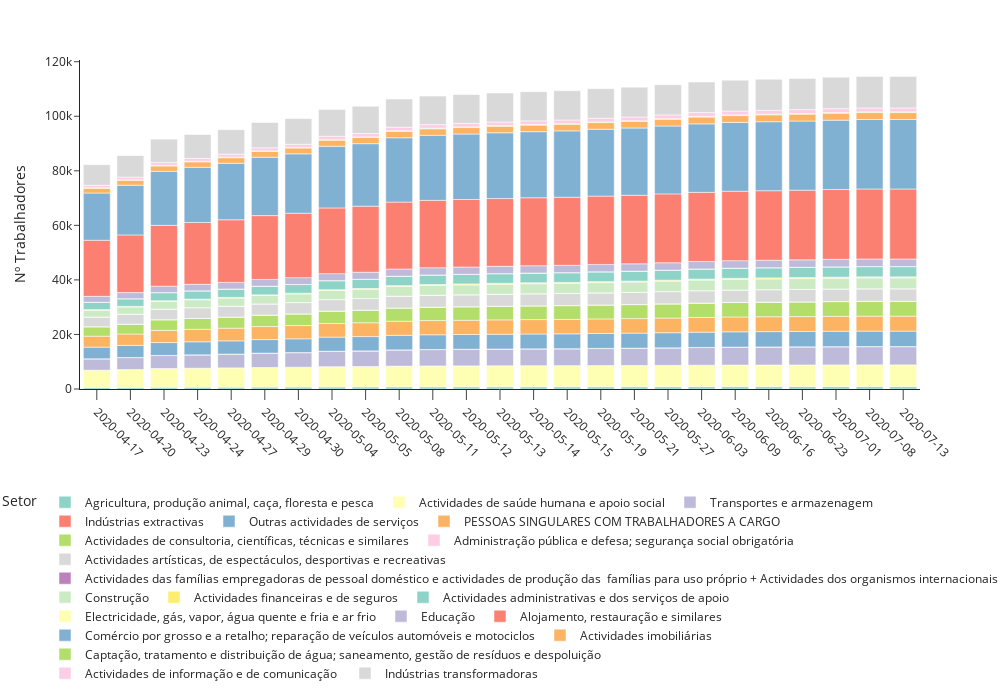

Notebook cell for this chart:
### Code cell
df = df_unpivoted
fig = px.bar(df, x="Date", y="Total", color='Setor',
             height=700,
             width=1000,
             title='',
            color_discrete_sequence=px.colors.qualitative.Set3)
fig.update_layout(template='simple_white', legend_orientation="h",xaxis=dict(type="category", categoryorder="category ascending", tickangle = 90,
        title_text = ""),yaxis = dict(
        title_text = "Nº Trabalhadores"),legend=dict(
        x=0.0,
        y=-0.3))
fig.update_xaxes(ticks="outside", tickwidth=1, ticklen=10, tickangle=45)

fig.show()

### Figure 1 — Plotly figure (JSON) as saved in the notebook; plotly's stock layout.template omitted (floating-point values rounded to 4 significant figures)
{"data": [{"alignmentgroup": "True", "hovertemplate": "Setor=Agricultura, produção animal, caça, floresta e pesca<br>Date=%{x}<br>Total=%{y}<extra></extra>", "legendgroup": "Agricultura, produção animal, caça, floresta e pesca", "marker": {"color": "rgb(141,211,199)"}, "name": "Agricultura, produção animal, caça, floresta e pesca", "offsetgroup": "Agricultura, produção animal, caça, floresta e pesca", "orientation": "v", "showlegend": true, "textposition": "auto", "type": "bar", "x": ["2020-04-17", "2020-04-20", "2020-04-23", "2020-04-24", "2020-04-27", "2020-04-29", "2020-04-30", "2020-05-04", "2020-05-05", "2020-05-08", "2020-05-11", "2020-05-12", "2020-05-13", "2020-05-14", "2020-05-15", "2020-05-19", "2020-05-21", "2020-05-27", "2020-06-03", "2020-06-09", "2020-06-16", "2020-06-23", "2020-07-01", "2020-07-08", "2020-07-13"], "xaxis": "x", "y": [581, 614, 660, 675, 687, 712, 728, 755, 764, 798, 808, 812, 818, 824, 827, 833, 839, 848, 860, 864, 865, 871, 875, 879, 879], "yaxis": "y"}, {"alignmentgroup": "True", "hovertemplate": "Setor=Actividades de saúde humana e apoio social<br>Date=%{x}<br>Total=%{y}<extra></extra>", "legendgroup": "Actividades de saúde humana e apoio social", "marker": {"color": "rgb(255,255,179)"}, "name": "Actividades de saúde humana e apoio social", "offsetgroup": "Actividades de saúde humana e apoio social", "orientation": "v", "showlegend": true, "textposition": "auto", "type": "bar", "x": ["2020-04-17", "2020-04-20", "2020-04-23", "2020-04-24", "2020-04-27", "2020-04-29", "2020-04-30", "2020-05-04", "2020-05-05", "2020-05-08", "2020-05-11", "2020-05-12", "2020-05-13", "2020-05-14", "2020-05-15", "2020-05-19", "2020-05-21", "2020-05-27", "2020-06-03", "2020-06-09", "2020-06-16", "2020-06-23", "2020-07-01", "2020-07-08", "2020-07-13"], "xaxis": "x", "y": [6328, 6534, 6870, 6962, 7063, 7180, 7258, 7428, 7490, 7602, 7647, 7674, 7703, 7727, 7741, 7767, 7789, 7831, 7867, 7922, 7935, 7947, 7963, 7969, 7969], "yaxis": "y"}, {"alignmentgroup": "True", "hovertemplate": "Setor=Transportes e armazenagem<br>Date=%{x}<br>Total=%{y}<extra></extra>", "legendgroup": "Transportes e armazenagem", "marker": {"color": "rgb(190,186,218)"}, "name": "Transportes e armazenagem", "offsetgroup": "Transportes e armazenagem", "orientation": "v", "showlegend": true, "textposition": "auto", "type": "bar", "x": ["2020-04-17", "2020-04-20", "2020-04-23", "2020-04-24", "2020-04-27", "2020-04-29", "2020-04-30", "2020-05-04", "2020-05-05", "2020-05-08", "2020-05-11", "2020-05-12", "2020-05-13", "2020-05-14", "2020-05-15", "2020-05-19", "2020-05-21", "2020-05-27", "2020-06-03", "2020-06-09", "2020-06-16", "2020-06-23", "2020-07-01", "2020-07-08", "2020-07-13"], "xaxis": "x", "y": [4137, 4357, 4734, 4859, 5001, 5203, 5322, 5612, 5680, 5903, 5986, 6041, 6084, 6121, 6153, 6231, 6288, 6362, 6458, 6519, 6560, 6591, 6633, 6662, 6662], "yaxis": "y"}, {"alignmentgroup": "True", "hovertemplate": "Setor=Indústrias extractivas<br>Date=%{x}<br>Total=%{y}<extra></extra>", "legendgroup": "Indústrias extractivas", "marker": {"color": "rgb(251,128,114)"}, "name": "Indústrias extractivas", "offsetgroup": "Indústrias extractivas", "orientation": "v", "showlegend": true, "textposition": "auto", "type": "bar", "x": ["2020-04-17", "2020-04-20", "2020-04-23", "2020-04-24", "2020-04-27", "2020-04-29", "2020-04-30", "2020-05-04", "2020-05-05", "2020-05-08", "2020-05-11", "2020-05-12", "2020-05-13", "2020-05-14", "2020-05-15", "2020-05-19", "2020-05-21", "2020-05-27", "2020-06-03", "2020-06-09", "2020-06-16", "2020-06-23", "2020-07-01", "2020-07-08", "2020-07-13"], "xaxis": "x", "y": [42, 45, 47, 47, 47, 51, 51, 53, 54, 55, 56, 57, 59, 59, 59, 63, 63, 63, 63, 64, 64, 64, 64, 64, 64], "yaxis": "y"}, {"alignmentgroup": "True", "hovertemplate": "Setor=Outras actividades de serviços<br>Date=%{x}<br>Total=%{y}<extra></extra>", "legendgroup": "Outras actividades de serviços", "marker": {"color": "rgb(128,177,211)"}, "name": "Outras actividades de serviços", "offsetgroup": "Outras actividades de serviços", "orientation": "v", "showlegend": true, "textposition": "auto", "type": "bar", "x": ["2020-04-17", "2020-04-20", "2020-04-23", "2020-04-24", "2020-04-27", "2020-04-29", "2020-04-30", "2020-05-04", "2020-05-05", "2020-05-08", "2020-05-11", "2020-05-12", "2020-05-13", "2020-05-14", "2020-05-15", "2020-05-19", "2020-05-21", "2020-05-27", "2020-06-03", "2020-06-09", "2020-06-16", "2020-06-23", "2020-07-01", "2020-07-08", "2020-07-13"], "xaxis": "x", "y": [4266, 4433, 4714, 4776, 4857, 4975, 5047, 5182, 5233, 5331, 5382, 5397, 5419, 5439, 5449, 5475, 5500, 5535, 5574, 5601, 5613, 5624, 5639, 5651, 5651], "yaxis": "y"}, {"alignmentgroup": "True", "hovertemplate": "Setor=PESSOAS SINGULARES COM TRABALHADORES A CARGO <br>Date=%{x}<br>Total=%{y}<extra></extra>", "legendgroup": "PESSOAS SINGULARES COM TRABALHADORES A CARGO ", "marker": {"color": "rgb(253,180,98)"}, "name": "PESSOAS SINGULARES COM TRABALHADORES A CARGO ", "offsetgroup": "PESSOAS SINGULARES COM TRABALHADORES A CARGO ", "orientation": "v", "showlegend": true, "textposition": "auto", "type": "bar", "x": ["2020-04-17", "2020-04-20", "2020-04-23", "2020-04-24", "2020-04-27", "2020-04-29", "2020-04-30", "2020-05-04", "2020-05-05", "2020-05-08", "2020-05-11", "2020-05-12", "2020-05-13", "2020-05-14", "2020-05-15", "2020-05-19", "2020-05-21", "2020-05-27", "2020-06-03", "2020-06-09", "2020-06-16", "2020-06-23", "2020-07-01", "2020-07-08", "2020-07-13"], "xaxis": "x", "y": [4017, 4182, 4467, 4568, 4652, 4777, 4852, 5003, 5058, 5169, 5212, 5230, 5256, 5279, 5289, 5316, 5335, 5368, 5409, 5435, 5455, 5464, 5475, 5487, 5487], "yaxis": "y"}, {"alignmentgroup": "True", "hovertemplate": "Setor=Actividades de consultoria, científicas, técnicas e similares<br>Date=%{x}<br>Total=%{y}<extra></extra>", "legendgroup": "Actividades de consultoria, científicas, técnicas e similares", "marker": {"color": "rgb(179,222,105)"}, "name": "Actividades de consultoria, científicas, técnicas e similares", "offsetgroup": "Actividades de consultoria, científicas, técnicas e similares", "orientation": "v", "showlegend": true, "textposition": "auto", "type": "bar", "x": ["2020-04-17", "2020-04-20", "2020-04-23", "2020-04-24", "2020-04-27", "2020-04-29", "2020-04-30", "2020-05-04", "2020-05-05", "2020-05-08", "2020-05-11", "2020-05-12", "2020-05-13", "2020-05-14", "2020-05-15", "2020-05-19", "2020-05-21", "2020-05-27", "2020-06-03", "2020-06-09", "2020-06-16", "2020-06-23", "2020-07-01", "2020-07-08", "2020-07-13"], "xaxis": "x", "y": [3434, 3588, 3887, 3956, 4044, 4180, 4256, 4498, 4600, 4808, 4878, 4916, 4966, 5001, 5037, 5087, 5119, 5173, 5249, 5296, 5324, 5340, 5377, 5401, 5401], "yaxis": "y"}, {"alignmentgroup": "True", "hovertemplate": "Setor=Administração pública e defesa; segurança social obrigatória<br>Date=%{x}<br>Total=%{y}<extra></extra>", "legendgroup": "Administração pública e defesa; segurança social obrigatória", "marker": {"color": "rgb(252,205,229)"}, "name": "Administração pública e defesa; segurança social obrigatória", "offsetgroup": "Administração pública e defesa; segurança social obrigatória", "orientation": "v", "showlegend": true, "textposition": "auto", "type": "bar", "x": ["2020-04-17", "2020-04-20", "2020-04-23", "2020-04-24", "2020-04-27", "2020-04-29", "2020-04-30", "2020-05-04", "2020-05-05", "2020-05-08", "2020-05-11", "2020-05-12", "2020-05-13", "2020-05-14", "2020-05-15", "2020-05-19", "2020-05-21", "2020-05-27", "2020-06-03", "2020-06-09", "2020-06-16", "2020-06-23", "2020-07-01", "2020-07-08", "2020-07-13"], "xaxis": "x", "y": [24, 25, 30, 32, 32, 33, 35, 36, 38, 39, 41, 42, 43, 45, 45, 46, 46, 46, 47, 47, 47, 47, 47, 47, 47], "yaxis": "y"}, {"alignmentgroup": "True", "hovertemplate": "Setor=Actividades artísticas, de espectáculos, desportivas e recreativas<br>Date=%{x}<br>Total=%{y}<extra></extra>", "legendgroup": "Actividades artísticas, de espectáculos, desportivas e recreativas", "marker": {"color": "rgb(217,217,217)"}, "name": "Actividades artísticas, de espectáculos, desportivas e recreativas", "offsetgroup": "Actividades artísticas, de espectáculos, desportivas e recreativas", "orientation": "v", "showlegend": true, "textposition": "auto", "type": "bar", "x": ["2020-04-17", "2020-04-20", "2020-04-23", "2020-04-24", "2020-04-27", "2020-04-29", "2020-04-30", "2020-05-04", "2020-05-05", "2020-05-08", "2020-05-11", "2020-05-12", "2020-05-13", "2020-05-14", "2020-05-15", "2020-05-19", "2020-05-21", "2020-05-27", "2020-06-03", "2020-06-09", "2020-06-16", "2020-06-23", "2020-07-01", "2020-07-08", "2020-07-13"], "xaxis": "x", "y": [3562, 3685, 3877, 3938, 3994, 4074, 4131, 4229, 4250, 4327, 4356, 4374, 4396, 4415, 4424, 4439, 4455, 4489, 4527, 4543, 4557, 4574, 4579, 4590, 4590], "yaxis": "y"}, {"alignmentgroup": "True", "hovertemplate": "Setor=Actividades das famílias empregadoras de pessoal doméstico e actividades de produção das  famílias para uso próprio + Actividades dos organismos internacionais e outras instituições extra-territoriais<br>Date=%{x}<br>Total=%{y}<extra></extra>", "legendgroup": "Actividades das famílias empregadoras de pessoal doméstico e actividades de produção das  famílias para uso próprio + Actividades dos organismos internacionais e outras instituições extra-territoriais", "marker": {"color": "rgb(188,128,189)"}, "name": "Actividades das famílias empregadoras de pessoal doméstico e actividades de produção das  famílias para uso próprio + Actividades dos organismos internacionais e outras instituições extra-territoriais", "offsetgroup": "Actividades das famílias empregadoras de pessoal doméstico e actividades de produção das  famílias para uso próprio + Actividades dos organismos internacionais e outras instituições extra-territoriais", "orientation": "v", "showlegend": true, "textposition": "auto", "type": "bar", "x": ["2020-04-17", "2020-04-20", "2020-04-23", "2020-04-24", "2020-04-27", "2020-04-29", "2020-04-30", "2020-05-04", "2020-05-05", "2020-05-08", "2020-05-11", "2020-05-12", "2020-05-13", "2020-05-14", "2020-05-15", "2020-05-19", "2020-05-21", "2020-05-27", "2020-06-03", "2020-06-09", "2020-06-16", "2020-06-23", "2020-07-01", "2020-07-08", "2020-07-13"], "xaxis": "x", "y": [3, 3, 3, 3, 3, 4, 4, 4, 4, 4, 4, 4, 4, 4, 4, 4, 4, 4, 4, 4, 4, 4, 4, 4, 4], "yaxis": "y"}, {"alignmentgroup": "True", "hovertemplate": "Setor=Construção<br>Date=%{x}<br>Total=%{y}<extra></extra>", "legendgroup": "Construção", "marker": {"color": "rgb(204,235,197)"}, "name": "Construção", "offsetgroup": "Construção", "orientation": "v", "showlegend": true, "textposition": "auto", "type": "bar", "x": ["2020-04-17", "2020-04-20", "2020-04-23", "2020-04-24", "2020-04-27", "2020-04-29", "2020-04-30", "2020-05-04", "2020-05-05", "2020-05-08", "2020-05-11", "2020-05-12", "2020-05-13", "2020-05-14", "2020-05-15", "2020-05-19", "2020-05-21", "2020-05-27", "2020-06-03", "2020-06-09", "2020-06-16", "2020-06-23", "2020-07-01", "2020-07-08", "2020-07-13"], "xaxis": "x", "y": [2499, 2613, 2827, 2898, 2957, 3081, 3169, 3315, 3376, 3536, 3601, 3635, 3666, 3696, 3713, 3750, 3780, 3832, 3886, 3921, 3931, 3954, 3969, 3985, 3985], "yaxis": "y"}, {"alignmentgroup": "True", "hovertemplate": "Setor=Actividades financeiras e de seguros<br>Date=%{x}<br>Total=%{y}<extra></extra>", "legendgroup": "Actividades financeiras e de seguros", "marker": {"color": "rgb(255,237,111)"}, "name": "Actividades financeiras e de seguros", "offsetgroup": "Actividades financeiras e de seguros", "orientation": "v", "showlegend": true, "textposition": "auto", "type": "bar", "x": ["2020-04-17", "2020-04-20", "2020-04-23", "2020-04-24", "2020-04-27", "2020-04-29", "2020-04-30", "2020-05-04", "2020-05-05", "2020-05-08", "2020-05-11", "2020-05-12", "2020-05-13", "2020-05-14", "2020-05-15", "2020-05-19", "2020-05-21", "2020-05-27", "2020-06-03", "2020-06-09", "2020-06-16", "2020-06-23", "2020-07-01", "2020-07-08", "2020-07-13"], "xaxis": "x", "y": [219, 226, 245, 251, 253, 262, 271, 295, 307, 332, 341, 344, 346, 349, 350, 355, 357, 363, 369, 380, 381, 384, 383, 383, 383], "yaxis": "y"}, {"alignmentgroup": "True", "hovertemplate": "Setor=Actividades administrativas e dos serviços de apoio<br>Date=%{x}<br>Total=%{y}<extra></extra>", "legendgroup": "Actividades administrativas e dos serviços de apoio", "marker": {"color": "rgb(141,211,199)"}, "name": "Actividades administrativas e dos serviços de apoio", "offsetgroup": "Actividades administrativas e dos serviços de apoio", "orientation": "v", "showlegend": true, "textposition": "auto", "type": "bar", "x": ["2020-04-17", "2020-04-20", "2020-04-23", "2020-04-24", "2020-04-27", "2020-04-29", "2020-04-30", "2020-05-04", "2020-05-05", "2020-05-08", "2020-05-11", "2020-05-12", "2020-05-13", "2020-05-14", "2020-05-15", "2020-05-19", "2020-05-21", "2020-05-27", "2020-06-03", "2020-06-09", "2020-06-16", "2020-06-23", "2020-07-01", "2020-07-08", "2020-07-13"], "xaxis": "x", "y": [2658, 2771, 2961, 3005, 3043, 3127, 3175, 3290, 3332, 3419, 3468, 3487, 3509, 3524, 3542, 3572, 3595, 3627, 3664, 3689, 3703, 3713, 3734, 3745, 3745], "yaxis": "y"}, {"alignmentgroup": "True", "hovertemplate": "Setor=Electricidade, gás, vapor, água quente e fria e ar frio<br>Date=%{x}<br>Total=%{y}<extra></extra>", "legendgroup": "Electricidade, gás, vapor, água quente e fria e ar frio", "marker": {"color": "rgb(255,255,179)"}, "name": "Electricidade, gás, vapor, água quente e fria e ar frio", "offsetgroup": "Electricidade, gás, vapor, água quente e fria e ar frio", "orientation": "v", "showlegend": true, "textposition": "auto", "type": "bar", "x": ["2020-04-17", "2020-04-20", "2020-04-23", "2020-04-24", "2020-04-27", "2020-04-29", "2020-04-30", "2020-05-04", "2020-05-05", "2020-05-08", "2020-05-11", "2020-05-12", "2020-05-13", "2020-05-14", "2020-05-15", "2020-05-19", "2020-05-21", "2020-05-27", "2020-06-03", "2020-06-09", "2020-06-16", "2020-06-23", "2020-07-01", "2020-07-08", "2020-07-13"], "xaxis": "x", "y": [26, 26, 29, 31, 32, 32, 32, 32, 34, 34, 34, 35, 35, 35, 35, 35, 35, 35, 35, 35, 35, 35, 35, 35, 35], "yaxis": "y"}, {"alignmentgroup": "True", "hovertemplate": "Setor=Educação<br>Date=%{x}<br>Total=%{y}<extra></extra>", "legendgroup": "Educação", "marker": {"color": "rgb(190,186,218)"}, "name": "Educação", "offsetgroup": "Educação", "orientation": "v", "showlegend": true, "textposition": "auto", "type": "bar", "x": ["2020-04-17", "2020-04-20", "2020-04-23", "2020-04-24", "2020-04-27", "2020-04-29", "2020-04-30", "2020-05-04", "2020-05-05", "2020-05-08", "2020-05-11", "2020-05-12", "2020-05-13", "2020-05-14", "2020-05-15", "2020-05-19", "2020-05-21", "2020-05-27", "2020-06-03", "2020-06-09", "2020-06-16", "2020-06-23", "2020-07-01", "2020-07-08", "2020-07-13"], "xaxis": "x", "y": [2175, 2237, 2347, 2381, 2422, 2477, 2497, 2564, 2588, 2632, 2652, 2667, 2672, 2680, 2684, 2689, 2701, 2715, 2725, 2732, 2740, 2748, 2759, 2764, 2764], "yaxis": "y"}, {"alignmentgroup": "True", "hovertemplate": "Setor=Alojamento, restauração e similares<br>Date=%{x}<br>Total=%{y}<extra></extra>", "legendgroup": "Alojamento, restauração e similares", "marker": {"color": "rgb(251,128,114)"}, "name": "Alojamento, restauração e similares", "offsetgroup": "Alojamento, restauração e similares", "orientation": "v", "showlegend": true, "textposition": "auto", "type": "bar", "x": ["2020-04-17", "2020-04-20", "2020-04-23", "2020-04-24", "2020-04-27", "2020-04-29", "2020-04-30", "2020-05-04", "2020-05-05", "2020-05-08", "2020-05-11", "2020-05-12", "2020-05-13", "2020-05-14", "2020-05-15", "2020-05-19", "2020-05-21", "2020-05-27", "2020-06-03", "2020-06-09", "2020-06-16", "2020-06-23", "2020-07-01", "2020-07-08", "2020-07-13"], "xaxis": "x", "y": [20554, 21156, 22301, 22664, 22965, 23399, 23624, 24091, 24221, 24544, 24704, 24772, 24848, 24917, 24962, 25055, 25124, 25244, 25371, 25455, 25494, 25538, 25605, 25667, 25667], "yaxis": "y"}, {"alignmentgroup": "True", "hovertemplate": "Setor=Comércio por grosso e a retalho; reparação de veículos automóveis e motociclos<br>Date=%{x}<br>Total=%{y}<extra></extra>", "legendgroup": "Comércio por grosso e a retalho; reparação de veículos automóveis e motociclos", "marker": {"color": "rgb(128,177,211)"}, "name": "Comércio por grosso e a retalho; reparação de veículos automóveis e motociclos", "offsetgroup": "Comércio por grosso e a retalho; reparação de veículos automóveis e motociclos", "orientation": "v", "showlegend": true, "textposition": "auto", "type": "bar", "x": ["2020-04-17", "2020-04-20", "2020-04-23", "2020-04-24", "2020-04-27", "2020-04-29", "2020-04-30", "2020-05-04", "2020-05-05", "2020-05-08", "2020-05-11", "2020-05-12", "2020-05-13", "2020-05-14", "2020-05-15", "2020-05-19", "2020-05-21", "2020-05-27", "2020-06-03", "2020-06-09", "2020-06-16", "2020-06-23", "2020-07-01", "2020-07-08", "2020-07-13"], "xaxis": "x", "y": [17330, 18227, 19816, 20248, 20711, 21423, 21767, 22605, 22918, 23596, 23863, 23996, 24124, 24233, 24332, 24533, 24658, 24881, 25108, 25223, 25293, 25343, 25424, 25476, 25476], "yaxis": "y"}, {"alignmentgroup": "True", "hovertemplate": "Setor=Actividades imobiliárias<br>Date=%{x}<br>Total=%{y}<extra></extra>", "legendgroup": "Actividades imobiliárias", "marker": {"color": "rgb(253,180,98)"}, "name": "Actividades imobiliárias", "offsetgroup": "Actividades imobiliárias", "orientation": "v", "showlegend": true, "textposition": "auto", "type": "bar", "x": ["2020-04-17", "2020-04-20", "2020-04-23", "2020-04-24", "2020-04-27", "2020-04-29", "2020-04-30", "2020-05-04", "2020-05-05", "2020-05-08", "2020-05-11", "2020-05-12", "2020-05-13", "2020-05-14", "2020-05-15", "2020-05-19", "2020-05-21", "2020-05-27", "2020-06-03", "2020-06-09", "2020-06-16", "2020-06-23", "2020-07-01", "2020-07-08", "2020-07-13"], "xaxis": "x", "y": [1746, 1825, 1967, 1999, 2041, 2112, 2142, 2235, 2263, 2331, 2360, 2370, 2387, 2400, 2409, 2422, 2434, 2467, 2487, 2511, 2517, 2520, 2534, 2538, 2538], "yaxis": "y"}, {"alignmentgroup": "True", "hovertemplate": "Setor=Captação, tratamento e distribuição de água; saneamento, gestão de resíduos e despoluição<br>Date=%{x}<br>Total=%{y}<extra></extra>", "legendgroup": "Captação, tratamento e distribuição de água; saneamento, gestão de resíduos e despoluição", "marker": {"color": "rgb(179,222,105)"}, "name": "Captação, tratamento e distribuição de água; saneamento, gestão de resíduos e despoluição", "offsetgroup": "Captação, tratamento e distribuição de água; saneamento, gestão de resíduos e despoluição", "orientation": "v", "showlegend": true, "textposition": "auto", "type": "bar", "x": ["2020-04-17", "2020-04-20", "2020-04-23", "2020-04-24", "2020-04-27", "2020-04-29", "2020-04-30", "2020-05-04", "2020-05-05", "2020-05-08", "2020-05-11", "2020-05-12", "2020-05-13", "2020-05-14", "2020-05-15", "2020-05-19", "2020-05-21", "2020-05-27", "2020-06-03", "2020-06-09", "2020-06-16", "2020-06-23", "2020-07-01", "2020-07-08", "2020-07-13"], "xaxis": "x", "y": [165, 174, 195, 197, 203, 210, 212, 218, 222, 226, 228, 230, 231, 233, 233, 236, 237, 241, 244, 246, 246, 247, 251, 252, 252], "yaxis": "y"}, {"alignmentgroup": "True", "hovertemplate": "Setor=Actividades de informação e de comunicação <br>Date=%{x}<br>Total=%{y}<extra></extra>", "legendgroup": "Actividades de informação e de comunicação ", "marker": {"color": "rgb(252,205,229)"}, "name": "Actividades de informação e de comunicação ", "offsetgroup": "Actividades de informação e de comunicação ", "orientation": "v", "showlegend": true, "textposition": "auto", "type": "bar", "x": ["2020-04-17", "2020-04-20", "2020-04-23", "2020-04-24", "2020-04-27", "2020-04-29", "2020-04-30", "2020-05-04", "2020-05-05", "2020-05-08", "2020-05-11", "2020-05-12", "2020-05-13", "2020-05-14", "2020-05-15", "2020-05-19", "2020-05-21", "2020-05-27", "2020-06-03", "2020-06-09", "2020-06-16", "2020-06-23", "2020-07-01", "2020-07-08", "2020-07-13"], "xaxis": "x", "y": [922, 959, 1054, 1075, 1095, 1133, 1162, 1225, 1247, 1287, 1301, 1311, 1321, 1331, 1342, 1354, 1364, 1379, 1403, 1421, 1428, 1432, 1438, 1442, 1442], "yaxis": "y"}, {"alignmentgroup": "True", "hovertemplate": "Setor=Indústrias transformadoras<br>Date=%{x}<br>Total=%{y}<extra></extra>", "legendgroup": "Indústrias transformadoras", "marker": {"color": "rgb(217,217,217)"}, "name": "Indústrias transformadoras", "offsetgroup": "Indústrias transformadoras", "orientation": "v", "showlegend": true, "textposition": "auto", "type": "bar", "x": ["2020-04-17", "2020-04-20", "2020-04-23", "2020-04-24", "2020-04-27", "2020-04-29", "2020-04-30", "2020-05-04", "2020-05-05", "2020-05-08", "2020-05-11", "2020-05-12", "2020-05-13", "2020-05-14", "2020-05-15", "2020-05-19", "2020-05-21", "2020-05-27", "2020-06-03", "2020-06-09", "2020-06-16", "2020-06-23", "2020-07-01", "2020-07-08", "2020-07-13"], "xaxis": "x", "y": [7542, 7911, 8566, 8744, 8956, 9254, 9405, 9819, 9989, 10341, 10483, 10560, 10629, 10683, 10746, 10852, 10918, 11033, 11199, 11306, 11367, 11413, 11516, 11552, 11552], "yaxis": "y"}], "layout": {"barmode": "relative", "height": 700, "legend": {"orientation": "h", "title": {"text": "Setor"}, "tracegroupgap": 0, "x": 0, "y": -0.3}, "margin": {"t": 60}, "width": 1000, "xaxis": {"anchor": "y", "categoryorder": "category ascending", "domain": [0, 1], "tickangle": 45, "ticklen": 10, "ticks": "outside", "tickwidth": 1, "title": {"text": ""}, "type": "category"}, "yaxis": {"anchor": "x", "domain": [0, 1], "title": {"text": "Nº Trabalhadores"}}}}
